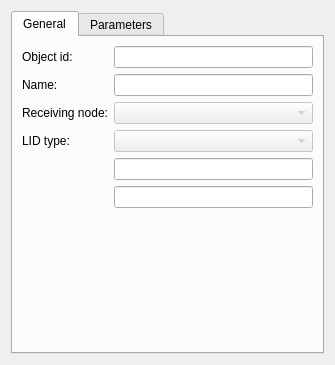
<?xml version="1.0" encoding="UTF-8"?>
<ui version="4.0">
 <class>Dialog</class>
 <widget class="QDialog" name="Dialog">
  <property name="geometry">
   <rect>
    <x>0</x>
    <y>0</y>
    <width>335</width>
    <height>365</height>
   </rect>
  </property>
  <property name="windowTitle">
   <string>Dialog</string>
  </property>
  <layout class="QVBoxLayout" name="verticalLayout">
   <item>
    <widget class="QTabWidget" name="tabWidget">
     <property name="currentIndex">
      <number>0</number>
     </property>
     <widget class="QWidget" name="tab">
      <attribute name="title">
       <string>General</string>
      </attribute>
      <layout class="QFormLayout" name="formLayout">
       <item row="0" column="0">
        <widget class="QLabel" name="OBJ_ID_LBL">
         <property name="text">
          <string>Object id:</string>
         </property>
        </widget>
       </item>
       <item row="0" column="1">
        <widget class="QLineEdit" name="OBJ_ID"/>
       </item>
       <item row="1" column="0">
        <widget class="QLabel" name="NAME_LBL">
         <property name="text">
          <string>Name:</string>
         </property>
        </widget>
       </item>
       <item row="1" column="1">
        <widget class="QLineEdit" name="NAME"/>
       </item>
       <item row="2" column="0">
        <widget class="QLabel" name="NODE_TO_LBL">
         <property name="text">
          <string>Receiving node:</string>
         </property>
        </widget>
       </item>
       <item row="2" column="1">
        <widget class="QComboBox" name="NODE_TO_CB">
         <property name="enabled">
          <bool>false</bool>
         </property>
        </widget>
       </item>
       <item row="3" column="0">
        <widget class="QLabel" name="TYPE_LBL">
         <property name="text">
          <string>LID type:</string>
         </property>
        </widget>
       </item>
       <item row="3" column="1">
        <widget class="QComboBox" name="TYPE_CB">
         <property name="enabled">
          <bool>false</bool>
         </property>
        </widget>
       </item>
       <item row="4" column="1">
        <widget class="QLineEdit" name="TYPE"/>
       </item>
       <item row="5" column="1">
        <widget class="QLineEdit" name="NODE_TO"/>
       </item>
      </layout>
      <zorder>NODE_TO</zorder>
      <zorder>TYPE_CB</zorder>
      <zorder>NODE_TO_CB</zorder>
      <zorder>OBJ_ID_LBL</zorder>
      <zorder>NAME_LBL</zorder>
      <zorder>NAME</zorder>
      <zorder>TYPE</zorder>
      <zorder>TYPE_LBL</zorder>
      <zorder>NODE_TO_LBL</zorder>
      <zorder>OBJ_ID</zorder>
     </widget>
     <widget class="QWidget" name="tab_2">
      <attribute name="title">
       <string>Parameters</string>
      </attribute>
      <layout class="QHBoxLayout" name="horizontalLayout">
       <item>
        <widget class="QScrollArea" name="scrollArea">
         <property name="widgetResizable">
          <bool>true</bool>
         </property>
         <widget class="QWidget" name="scrollAreaWidgetContents">
          <property name="geometry">
           <rect>
            <x>0</x>
            <y>0</y>
            <width>268</width>
            <height>365</height>
           </rect>
          </property>
          <layout class="QFormLayout" name="formLayout_2">
           <item row="0" column="0">
            <widget class="QLabel" name="CAT_LBL">
             <property name="text">
              <string>Category:</string>
             </property>
            </widget>
           </item>
           <item row="0" column="1">
            <widget class="QComboBox" name="CAT_CB">
             <property name="enabled">
              <bool>false</bool>
             </property>
            </widget>
           </item>
           <item row="1" column="0">
            <widget class="QLabel" name="VOL_LBL">
             <property name="text">
              <string>Storage volume (m^3):</string>
             </property>
            </widget>
           </item>
           <item row="1" column="1">
            <widget class="QLineEdit" name="VOL"/>
           </item>
           <item row="2" column="0">
            <widget class="QLabel" name="HEIGHT_LBL">
             <property name="text">
              <string>Height (m):</string>
             </property>
            </widget>
           </item>
           <item row="2" column="1">
            <widget class="QLineEdit" name="HEIGHT"/>
           </item>
           <item row="3" column="0">
            <widget class="QLabel" name="DIAM_OUT_LBL">
             <property name="text">
              <string>Outlet diameter (m):</string>
             </property>
            </widget>
           </item>
           <item row="3" column="1">
            <widget class="QLineEdit" name="DIAM_OUT"/>
           </item>
           <item row="4" column="0">
            <widget class="QLabel" name="HEIGHT_OUT_LBL">
             <property name="text">
              <string>Outlet height (m):</string>
             </property>
            </widget>
           </item>
           <item row="4" column="1">
            <widget class="QLineEdit" name="HEIGHT_OUT"/>
           </item>
           <item row="5" column="0">
            <widget class="QLabel" name="DEPTH_LBL">
             <property name="text">
              <string>Depth (m):</string>
             </property>
            </widget>
           </item>
           <item row="5" column="1">
            <widget class="QLineEdit" name="DEPTH"/>
           </item>
           <item row="6" column="0">
            <widget class="QLabel" name="KS_SOIL_LBL">
             <property name="text">
              <string>Soil Ks (m/s):</string>
             </property>
            </widget>
           </item>
           <item row="6" column="1">
            <widget class="QLineEdit" name="KS_SOIL"/>
           </item>
           <item row="7" column="0">
            <widget class="QLabel" name="TETA_SAT_LBL">
             <property name="text">
              <string>Saturation (-):</string>
             </property>
            </widget>
           </item>
           <item row="7" column="1">
            <widget class="QLineEdit" name="TETA_SAT"/>
           </item>
           <item row="8" column="0">
            <widget class="QLabel" name="TETA_FC_LBL">
             <property name="text">
              <string>Field capacity (-):</string>
             </property>
            </widget>
           </item>
           <item row="8" column="1">
            <widget class="QLineEdit" name="TETA_FC"/>
           </item>
           <item row="9" column="0">
            <widget class="QLabel" name="TETA_WP_LBL">
             <property name="text">
              <string>Wilting point (-):</string>
             </property>
            </widget>
           </item>
           <item row="9" column="1">
            <widget class="QLineEdit" name="TETA_WP"/>
           </item>
           <item row="10" column="0">
            <widget class="QLabel" name="SLOPE_LBL">
             <property name="text">
              <string>Slope (-):</string>
             </property>
            </widget>
           </item>
           <item row="10" column="1">
            <widget class="QLineEdit" name="SLOPE"/>
           </item>
           <item row="11" column="0">
            <widget class="QLabel" name="WP_MAX_LBL">
             <property name="text">
              <string>Interception (mm):</string>
             </property>
            </widget>
           </item>
           <item row="11" column="1">
            <widget class="QLineEdit" name="WP_MAX"/>
           </item>
           <item row="12" column="0">
            <widget class="QLabel" name="KS_SUB_LBL">
             <property name="text">
              <string>Subsoil Ks (m/s):</string>
             </property>
            </widget>
           </item>
           <item row="12" column="1">
            <widget class="QLineEdit" name="KS_SUB"/>
           </item>
           <item row="13" column="1">
            <widget class="QLineEdit" name="CAT"/>
           </item>
          </layout>
         </widget>
        </widget>
       </item>
      </layout>
     </widget>
    </widget>
   </item>
  </layout>
 </widget>
 <resources/>
 <connections/>
</ui>
